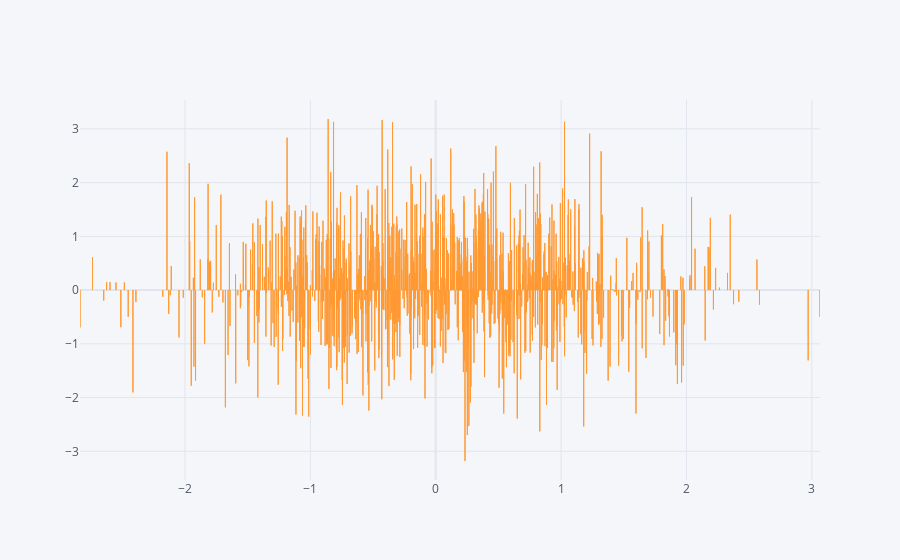

Notebook cell for this chart:
### Code cell
df.iplot(x='id', y='salary', kind='bar')

### Figure 1 — Plotly figure (JSON) as saved in the notebook; plotly's stock layout.template omitted (floating-point values rounded to 4 significant figures; data arrays with more than 128 entries replaced by an {"elided": "..."} marker saying what was removed)
{"data": [{"marker": {"color": "rgba(255, 153, 51, 0.6)", "line": {"color": "rgba(255, 153, 51, 1.0)", "width": 1}}, "name": "salary", "orientation": "v", "text": "", "type": "bar", "x": {"elided": "1000 float values"}, "y": {"elided": "1000 float values"}}], "layout": {"legend": {"bgcolor": "#F5F6F9", "font": {"color": "#4D5663"}}, "paper_bgcolor": "#F5F6F9", "plot_bgcolor": "#F5F6F9", "title": {"font": {"color": "#4D5663"}}, "xaxis": {"gridcolor": "#E1E5ED", "showgrid": true, "tickfont": {"color": "#4D5663"}, "title": {"font": {"color": "#4D5663"}, "text": ""}, "zerolinecolor": "#E1E5ED"}, "yaxis": {"gridcolor": "#E1E5ED", "showgrid": true, "tickfont": {"color": "#4D5663"}, "title": {"font": {"color": "#4D5663"}, "text": ""}, "zerolinecolor": "#E1E5ED"}}}
